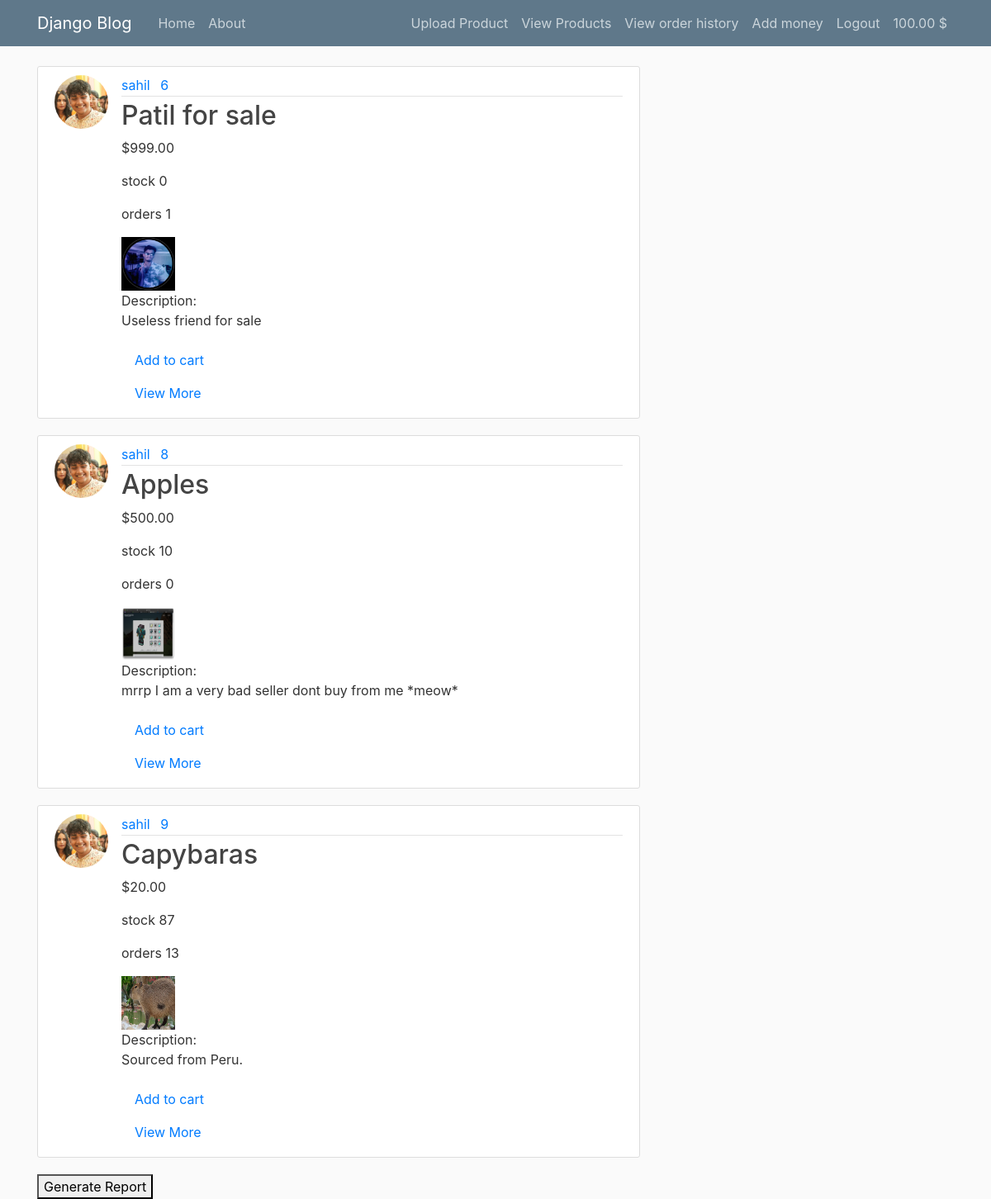
The page /sellerhome (signed in) on the database as committed earlier.
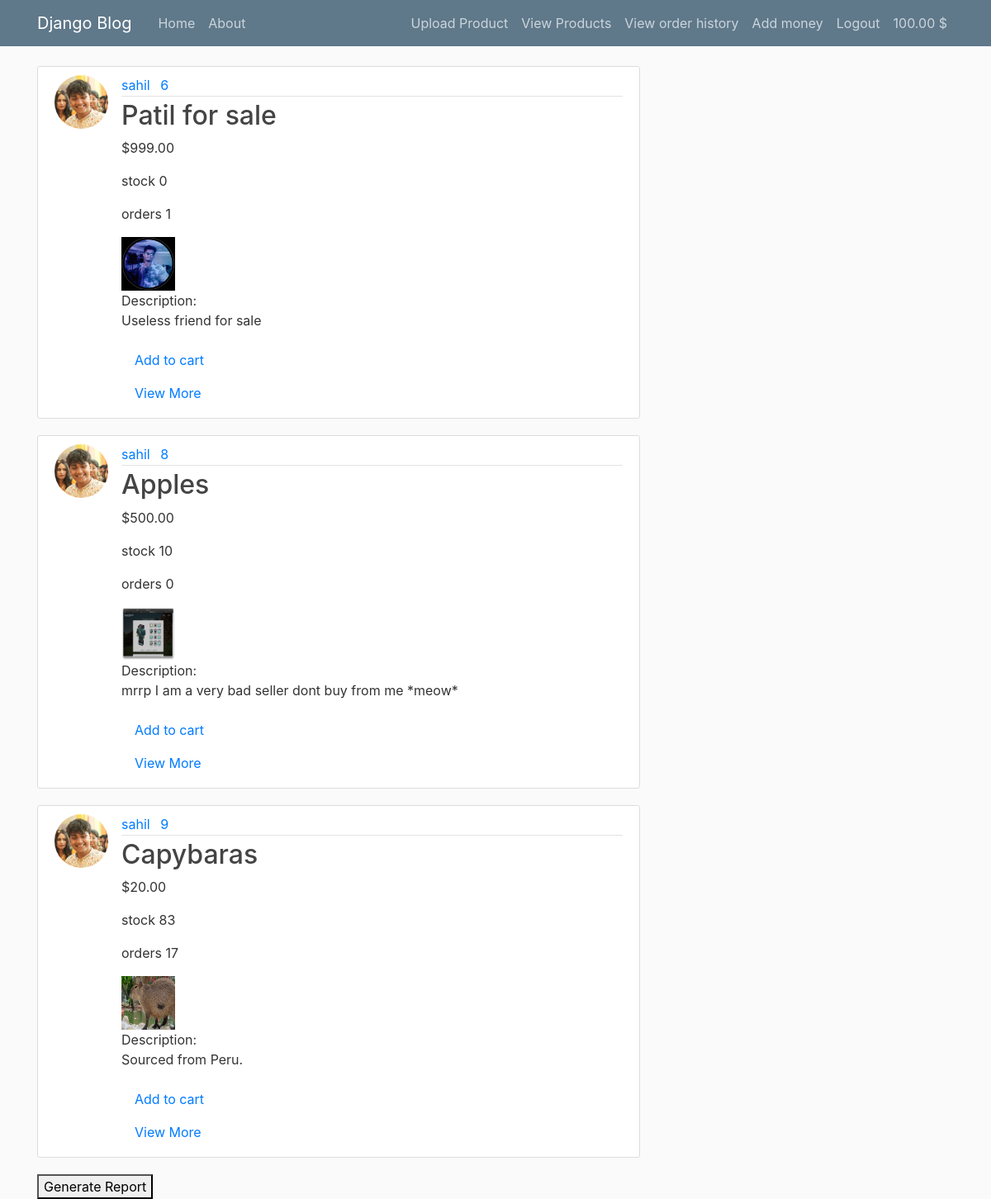
The same page on the database as committed later.
### registration/models.py (models this page shows, shortened)
class Profile(models.Model):
    user = models.OneToOneField(User, on_delete=models.CASCADE)
    image = models.ImageField(default='default.jpg', upload_to='profile_pics')
    is_seller = models.BooleanField(default=False)
    cash = models.DecimalField(max_digits=10, decimal_places=2, default=0)

### blog/models.py (models this page shows, shortened)
class post(models.Model):
    title = models.CharField(max_length=100)
    price = models.DecimalField(max_digits=10, decimal_places=2)
    date = models.DateTimeField(default = timezone.now)
    author = models.ForeignKey(User, on_delete=models.CASCADE)
    image = models.ImageField(upload_to='images')
    orders = models.IntegerField(default=0)
    stock = models.IntegerField(default=0)
    description = models.CharField(max_length=200, default='No description given')

### blog/views.py (the view)
# urls.py: path('sellerhome',sellerhome ,name = 'sellerhome'),
@login_required
def sellerhome(request):
    posts = post.objects.filter(author = request.user)
    return render(request, 'blog/sellerhome.html', {'posts' : posts})

### blog/templates/blog/sellerhome.html (shortened to what this page needs)
{% extends "blog/base.html" %}
{% block content %}
    {% for post in posts %}
        <article class="media content-section">
          <img class="rounded-circle article-img" src="{{ post.author.profile.image.url }}">
          <div class="media-body">
            <div class="article-metadata">
              <a class="mr-2" href="#">{{ post.author }}</a>
              <a class="mr-2" href="#">{{ post.id }}</a>
            </div>
            <h2><a class="article-title" href="{% url 'post-detail' post.id %}">{{ post.title }}</a></h2>
            <p class="article-content">${{ post.price }}</p>
            <p class="article-content">stock {{ post.stock }}</p>
            <p class="article-content">orders {{ post.orders }}</p>
            <img class="article-img" src="{{ post.image.url }}" alt="{{ post.title }}">
            <p class="article-content">Description:
               {{ post.description }}</p>
            <a class="nav-item nav-link" href="{% url 'add_to_cart' post.id%}">Add to cart</a>
            <a class="nav-item nav-link" href="#">View More</a>
          </div>
        </article>
    {% endfor %}
    <form method="post" action="{% url 'generatereport' %}">
      <button type="submit">Generate Report</button>
    </form>
{% endblock content %}

### blog/templates/blog/base.html (shortened to what this page needs)
{%load static%}
<!DOCTYPE html>
<html>
<head>
    <link rel="stylesheet" href="https://cdn.jsdelivr.net/npm/bootstrap@4.0.0/dist/css/bootstrap.min.css">
    <link rel="stylesheet" href="{% static 'blog/main.css' %}">
</head>
<body>
    <header class="site-header">
        <nav class="navbar navbar-expand-md navbar-dark bg-steel fixed-top">
          <div class="container">
            <a class="navbar-brand mr-4" href="/">Django Blog</a>
            <div class="collapse navbar-collapse" id="navbarToggle">
              <div class="navbar-nav mr-auto">
                <a class="nav-item nav-link" href="/">Home</a>
                <a class="nav-item nav-link" href="/about">About</a>
              </div>
              <div class="navbar-nav">
                {% if user.is_authenticated %}
                    {%if user.profile.is_seller %}
                      <a class="nav-item nav-link" href="{% url 'post-create' %}">Upload Product</a>
                      <a class="nav-item nav-link" href="{% url 'sellerhome' %}">View Products</a>
                    {% endif %}
                    <a class="nav-item nav-link" href="{% url 'orderhistory' %}">View order history</a>
                    <a class="nav-item nav-link" href="{% url 'profile' %}">Add money</a>
                    <a class="nav-item nav-link" href="{% url 'logout' %}">Logout</a>
                    <a class="nav-item nav-link" href="{% url 'profile' %}"> {{ user.profile.cash }} $</a>
                {% else %}
                    <a class="nav-item nav-link" href="{% url 'login' %}">Login</a>
                    <a class="nav-item nav-link" href="{% url 'register' %}">Register</a>
                {% endif %}
              </div>
            </div>
          </div>
        </nav>
      </header>
      <main role="main" class="container">
        <div class="row">
          <div class="col-md-8">
            {% block content %}{% endblock %}
          </div>
        </div>
      </main>
</body>
</html>

### blog/static/blog/main.css (style rules this page uses)
body { background: #fafafa; color: #333333; margin-top: 5rem; }
h1, h2, h3, h4, h5, h6 { color: #444444; }
.bg-steel { background-color: #5f788a; }
.site-header .navbar-nav .nav-link { color: #cbd5db; }
.content-section { background: #ffffff; padding: 10px 20px; border: 1px solid #dddddd; border-radius: 3px; margin-bottom: 20px; }
.article-title { color: #444444; }
.article-content { white-space: pre-line; }
.article-img { height: 65px; width: 65px; margin-right: 16px; }
.article-metadata { padding-bottom: 1px; margin-bottom: 4px; border-bottom: 1px solid #e3e3e3 }

Rows that differ between the two databases and show on the page:
changed post "Capybaras": stock "87" → "83"; orders "13" → "17"
